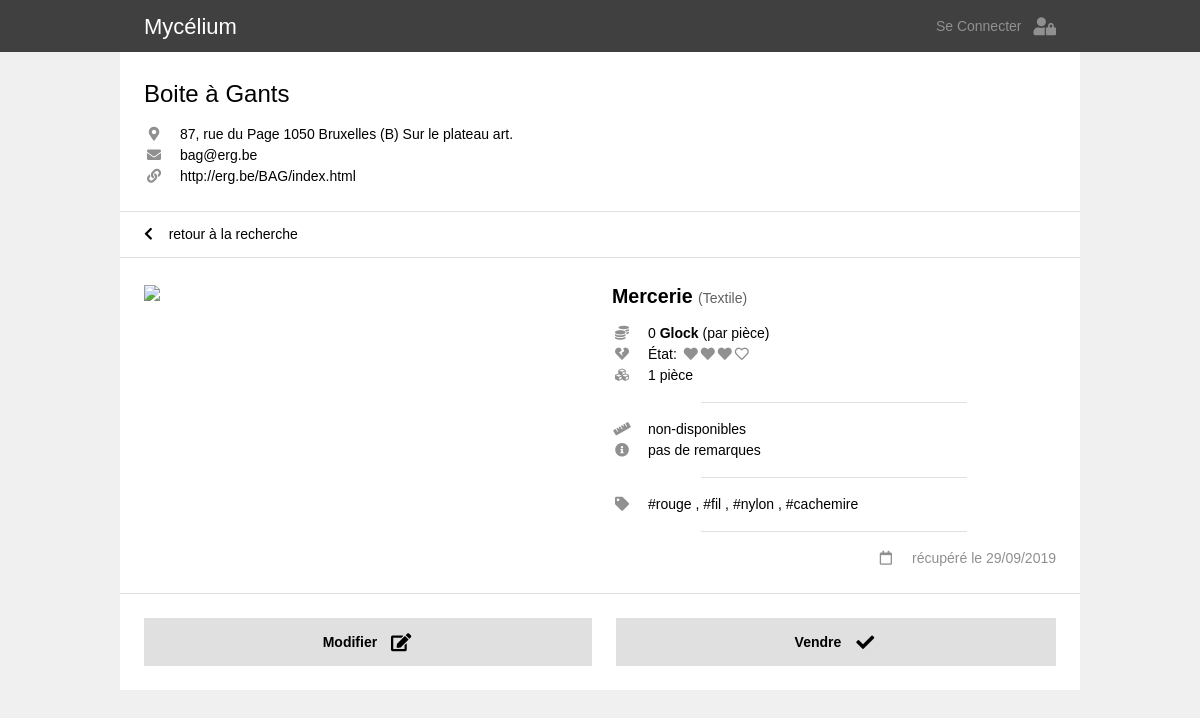
The page /item_page.php?r=bag&id=18 on the database its author committed.
### tables this page shows
CREATE TABLE IF NOT EXISTS `recuperatheques` (
  `ID` int(11) NOT NULL AUTO_INCREMENT,
  `nom` varchar(255) NOT NULL,
  `adresse` varchar(255) NOT NULL,
  `monnaie` varchar(8) NOT NULL,
  `telephone` varchar(16) NOT NULL,
  `mdp` varchar(32) NOT NULL,
  `site` varchar(255) NOT NULL,
  `raccourci` varchar(16) NOT NULL,
  `mail` varchar(255) NOT NULL,
  PRIMARY KEY (`ID`)
);

CREATE TABLE IF NOT EXISTS `bag` (
  `ID` int(11) NOT NULL AUTO_INCREMENT,
  `ID_categorie` int(11) NOT NULL,
  `ID_souscategorie` int(11) NOT NULL,
  `pieces` int(11) NOT NULL,
  `dimensions` varchar(255) NOT NULL,
  `etat` int(11) NOT NULL,
  `tags` text NOT NULL,
  `remarques` text NOT NULL,
  `date_ajout` datetime NOT NULL DEFAULT CURRENT_TIMESTAMP,
  `poids` float NOT NULL,
  `prix` float NOT NULL,
  `localisation` varchar(255) NOT NULL,
  PRIMARY KEY (`ID`)
);

CREATE TABLE IF NOT EXISTS `souscategorie` (
  `ID` int(11) NOT NULL AUTO_INCREMENT,
  `nom` varchar(255) NOT NULL,
  `ID_categorie` int(11) NOT NULL,
  `unite` varchar(255) NOT NULL,
  `prix` float NOT NULL,
  PRIMARY KEY (`ID`)
);

CREATE TABLE IF NOT EXISTS `categorie` (
  `ID` int(11) NOT NULL AUTO_INCREMENT,
  `nom` varchar(255) NOT NULL,
  `score` int(11) NOT NULL,
  PRIMARY KEY (`ID`)
);

### connection_db.php (called while the page is built, shortened)
<?php
  function link_construct($params, $web_page = 1){
    $getURL = $web_page . '?' . http_build_query(array_merge($_GET, $params));
    return $getURL;
  }
?>

### item_page.php (the view, shortened to what this page needs)
<!DOCTYPE html>
<html lang="en">
<head>
  <link rel="stylesheet" href="css/w3.css">
  <link rel="stylesheet" href="https://use.fontawesome.com/releases/v5.7.0/css/all.css">
  <link rel="stylesheet" href="https://indestructibletype.com/fonts/Jost.css" type="text/css" charset="utf-8" />
  <link rel="stylesheet" href="css/main.css">
  <link rel="stylesheet" href="css/item.css">
  <link rel="stylesheet" href="css/add_form.css">
</head>
<body>
  <?php
    include('header.php');
  ?>
  <?php
    include('connection_db.php')
  ?>
  <?php
    $req = $bdd->prepare(' SELECT raccourci FROM recuperatheques ');
    $req->execute();
    $recuperatheques = array();
    while($item = $req->fetch()){
      array_push($recuperatheques,$item['raccourci']);
    }
    if (isset($_GET['r']) && in_array($_GET['r'], $recuperatheques)){
      $recuperatheque = htmlspecialchars($_GET['r']);
    } else{
      $recuperatheque = null;
    }
  ?>
  <?php
    if (isset($_GET['id'])){
      $id = htmlspecialchars($_GET['id']);
    } else{
      $id = 0;
    }
  ?>
  <div class="quasi-fullwidth space-header">
    <?php
      $req = $bdd->prepare(' SELECT * FROM recuperatheques WHERE raccourci = :recuperatheque ');
      $req->bindValue(':recuperatheque', $recuperatheque , PDO::PARAM_STR);
      $req->execute();
      $item = $req->fetch();
      $monnaie = $item['monnaie'];
      include("recuperatheque_info.php");
    ?>
    <div class="back-link-container">
      <a href="javascript:history.back()"><i class="fas fa-chevron-left"></i> retour à la recherche </a>
    </div>
    <div class="item-single-container">
      <?php
        $req = $bdd->prepare('  SELECT
                                c.ID AS ID_item, c.ID_categorie, c.ID_souscategorie, c.pieces AS pieces, c.dimensions AS dimensions, c.etat AS etat, c.tags AS tags, c.prix AS prix, c.poids AS poids, c.remarques AS remarques, c.localisation AS localisation,
                                c.date_ajout AS date_ajout, DATE_FORMAT(c.date_ajout, \'%d/%m/%Y\') AS date_ajout_fr,
                                cat.ID, cat.nom AS categorie,
                                sscat.ID AS sscatID, sscat.ID_categorie, sscat.unite AS unitesscat, sscat.prix AS prixsscat, sscat.nom AS sous_categorie
                                FROM ' . $recuperatheque . ' c
                                INNER JOIN categorie cat ON c.ID_categorie=cat.ID
                                INNER JOIN souscategorie sscat ON c.ID_souscategorie=sscat.ID
                                WHERE c.id=:id');
        $req->bindValue(':id', $id, PDO::PARAM_INT);
        $req->execute();
      ?>
      <?php
        if ($req->rowCount() > 0) {
          $item = $req->fetch();
          include('item.php'); ?>
          <?php
        }
        else{
          echo '<h3 class="erreur"> Cet objet n\'existe pas </h3>';
          $item=0;
        }
      ?>
    </div>
    <div class="item-buttons-container">
      <button class="button-flex item-button" onclick="window.location.href = 'edit_form.php?id=<?php echo $id;?>';">
        <div class="button-title">Modifier</div>
        <i class='button-icon w3-large fas fa-edit'></i>
      </button>
      <button class="button-flex item-button" onclick="document.getElementById('modal_sell').style.display='block'">
        <div class="button-title">Vendre</div>
        <i class='button-icon w3-large fas fa-check'></i>
      </button>
    </div>
  </div>
</body>
</html>

### recuperatheque_info.php (shortened to what this page needs)
<div class="container border-bottom recuperatheque">
    <h3> <?php echo $item['nom'] ;?> </h3>
    <?php if ($item['adresse']){ ?>
      <div class="item-info-line">
        <i class="fas fa-map-marker-alt item-icon"></i>
        <div class="item-info"> <?php echo $item['adresse'];?> </div>
      </div>
      <?php
      }
    ?>
    <?php if ($item['mail']){ ?>
      <div class="item-info-line">
        <i class="fas fa-envelope item-icon"></i>
        <a class="item-info" href="mailto:<?php echo $item['mail'];?>"> <?php echo $item['mail'];?></a>
      </div>
      <?php
      }
    ?>
    <?php if ($item['site']){ ?>
      <div class="item-info-line">
        <i class="fas fa-link item-icon"></i>
        <a class="item-info" href="<?php echo $item['site'];?>" target="_blank"> <?php echo $item['site'];?></a>
      </div>
    <?php
    }
    ?>
</div>

### item.php (shortened to what this page needs)
<?php
  $prix = $item['prix'];
  $piece = "1 pièce";
  $tags = explode(", ",$item['tags']);
  if ($item['dimensions']==''){
    $dimensions='non-disponibles';
  }
  else{
    $dimensions=$item['dimensions'];
  }
  if ($item['remarques']==''){
    $remarques='pas de remarques';
  }
  else{
    $remarques=$item['remarques'];
  }
?>
<div class='item'>
  <div class="item-photo-container">
      <?php
      echo '<img class="item-photo" src="photos/' . $item['ID_item'] . '.jpg" />'
      ?>
  </div>
  <div class="item-text-container">
    <div class='item-categorie-container'>
      <?php
      if ($item['sous_categorie']!='Autre'){
        ?>
        <span class="item-souscategorie"> <?php echo $item['sous_categorie']; ?> </span>
        <span class="item-categorie"> (<?php echo $item['categorie']; ?>) </span>
      <?php
      }
      else{
        ?>
        <span class="item-souscategorie"> <?php echo $item['categorie']; ?> </span>
      <?php
      }
      ?>
    </div>
    <div class="item-info-container">
      <div class="item-info-line">
        <i class='fas fa-coins item-icon'></i>
        <div class="item-info"><?php echo $prix; ?> <b><?php echo $monnaie; ?></b> (par pièce) </div>
      </div>
      <div class="item-info-line">
        <i class='fas fa-heart-broken item-icon'></i>
        <div class="item-info"> État:
          <span class='etat-icon-container'>
          <?php
          for($n = 0; $n < 4; $n++){
            if($item['etat'] > $n){
              echo '<i class="fas fa-heart"></i>' ;
            } else{
              echo '<i class="far fa-heart"></i>' ;
            }
          }
          ?>
          </span>
        </div>
      </div>
      <div class="item-info-line">
        <i class='fas fa-cubes item-icon'></i>
        <div class="item-info"><?php echo $piece; ?></div>
      </div>
    </div>
    <div class="item-info-plus-container">
      <div class="item-info-line">
        <i class='fas fa-ruler item-icon'></i>
        <div class="item-info"> <?php echo $dimensions; ?> </div>
      </div>
      <div class="item-info-line">
        <i class='fas fa-info-circle item-icon'></i>
        <div class="item-info"> <?php echo $remarques; ?> </div>
      </div>
    </div>
    <div class='item-tags-container'>
      <div class="item-info-line">
        <i class='fas fa-tag item-icon'></i>
        <div class="item-info">
          <?php
            for($n = 0; $n < count($tags); $n++){?>
              <a class="item-tag" href= <?php echo link_construct(array('q'=>$tags[$n],'id'=>null, 'page'=>1), 'catalogue.php') ?> >#<?php echo $tags[$n];?></a>
              <?php
              if($n!=count($tags)-1){ echo ', '; }
            }
          ?>
        </div>
      </div>
    </div>
    <div class="item-date-container">
      <div class="item-info-line">
        <i class='far fa-calendar item-icon'></i>
        <div class="item-info">récupéré le <?php echo $item['date_ajout_fr']; ?></div>
      </div>
    </div>
  </div>
</div>

### css/w3.css (style rules this page uses)
*,*:before,*:after { box-sizing:inherit }
html { -ms-text-size-adjust:100%;-webkit-text-size-adjust:100% }
body { margin:0 }
a { background-color:transparent }
b,strong { font-weight:bolder }
img { border-style:none }
button,input,select,textarea,optgroup { font:inherit;margin:0 }
button,input { overflow:visible }
button,select { text-transform:none }
button,[type=button],[type=reset],[type=submit] { -webkit-appearance:button }
html,body { font-family:Verdana,sans-serif;font-size:15px;line-height:1.5 }
html { overflow-x:hidden }
h3 { font-size:24px }
h1,h2,h3,h4,h5,h6 { font-family:"Segoe UI",Arial,sans-serif;font-weight:400;margin:10px 0 }
img { vertical-align:middle }
a { color:inherit }
.w3-large { font-size:18px!important }

### css/main.css (style rules this page uses)
html, body { background: #F0F0F0; margin: 0; font-weight: 400; font-size: 14px; line-height: 1.5; }
html, body, p, h1, h2, h3, h4, h5, h6 { font-family: 'Jost', Helvetica, arial, sans-serif !important; }
*, *:before, *:after { box-sizing: inherit; }
a { text-decoration: none; }
@media (min-width: 993px) { .quasi-fullwidth { margin: 0 auto 0; max-width: 80%; } }
.space-header { margin-top: 52px; }
.container { background: white; text-align: left; padding: 12px 24px; }
.border-bottom { border-bottom: 1px solid #E0E0E0; }
@media (min-width:993px) { .container { padding: 24px; } }
.recuperatheque h3 { margin: 0; }
.recuperatheque .item-info-line { display: none; }
@media (min-width: 993px) { .recuperatheque .item-info-line { display: flex; } }
@media (min-width: 993px) { .recuperatheque h3 { margin: 0 0 12px; } }
button { background-color: #E0E0E0; color: black; border: none; text-align: center; text-decoration: none; display: inline-block; padding: 0; font-weight: bold; font-size: 1rem; margin: 0px; position: relative; overflow: hidden; white-space: nowrap; }
.button-flex { height: 48px; display: flex; align-items: center; justify-content: center; }
.button-title { padding-left: 12px; }
.button-icon { width: 48px; text-align: center; }

### rows shown on the page
recuperatheques: nom "Boite à Gants", adresse "87, rue du Page 1050 Bruxelles (B) Sur le plateau art.", mail "bag@erg.be", site "http://erg.be/BAG/index.html", monnaie "Glock"
bag: ID_souscategorie.nom "Mercerie", ID_categorie.nom "Textile", prix "0", etat 3 (drawn), dimensions "non-disponibles", remarques "pas de remarques", tags "rouge", tags "fil", tags "nylon", tags "cachemire"

### other values the page prints
$piece "1 pièce"
$item['date_ajout_fr'] "29/09/2019"
